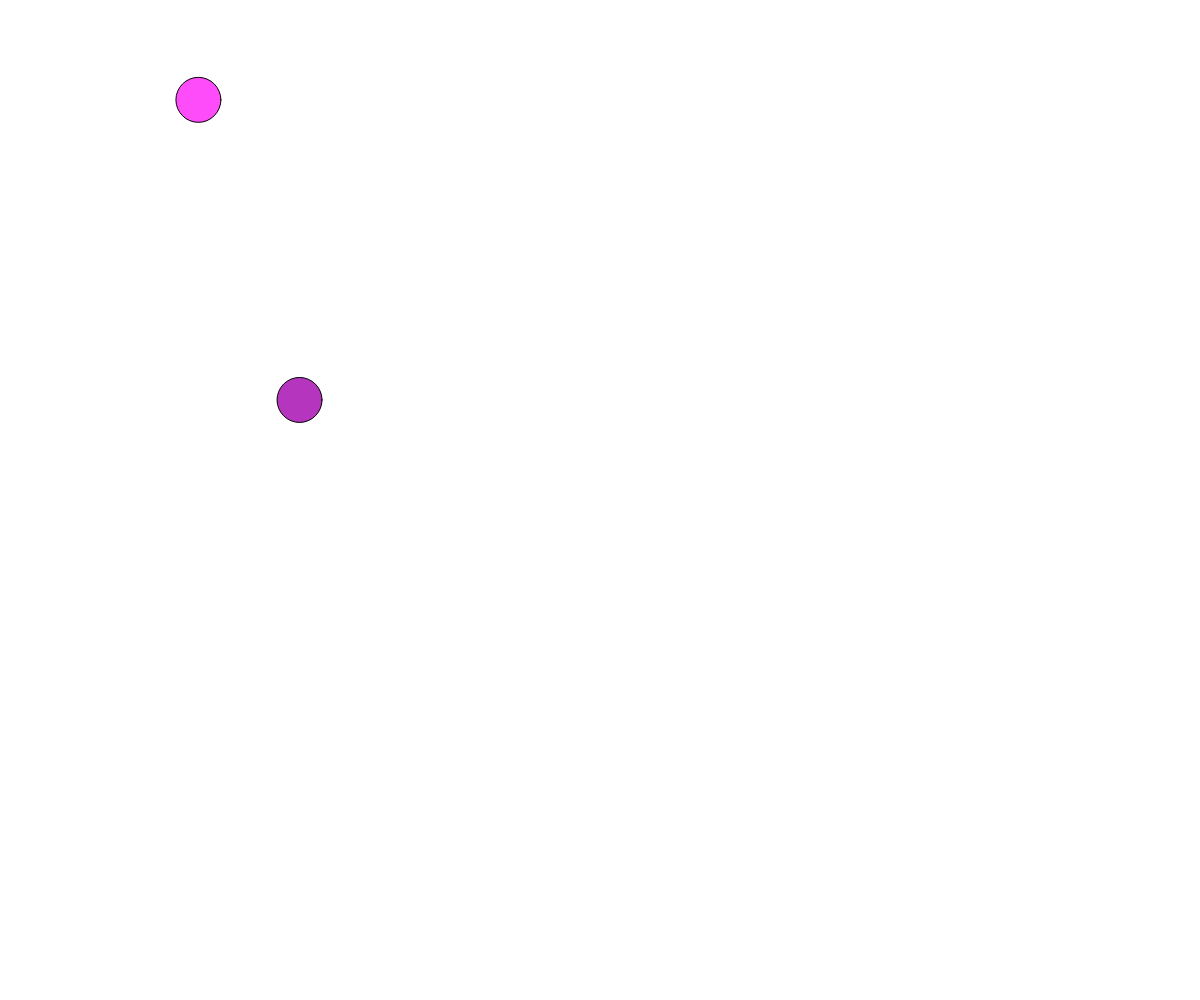
Frame 1 (no input)
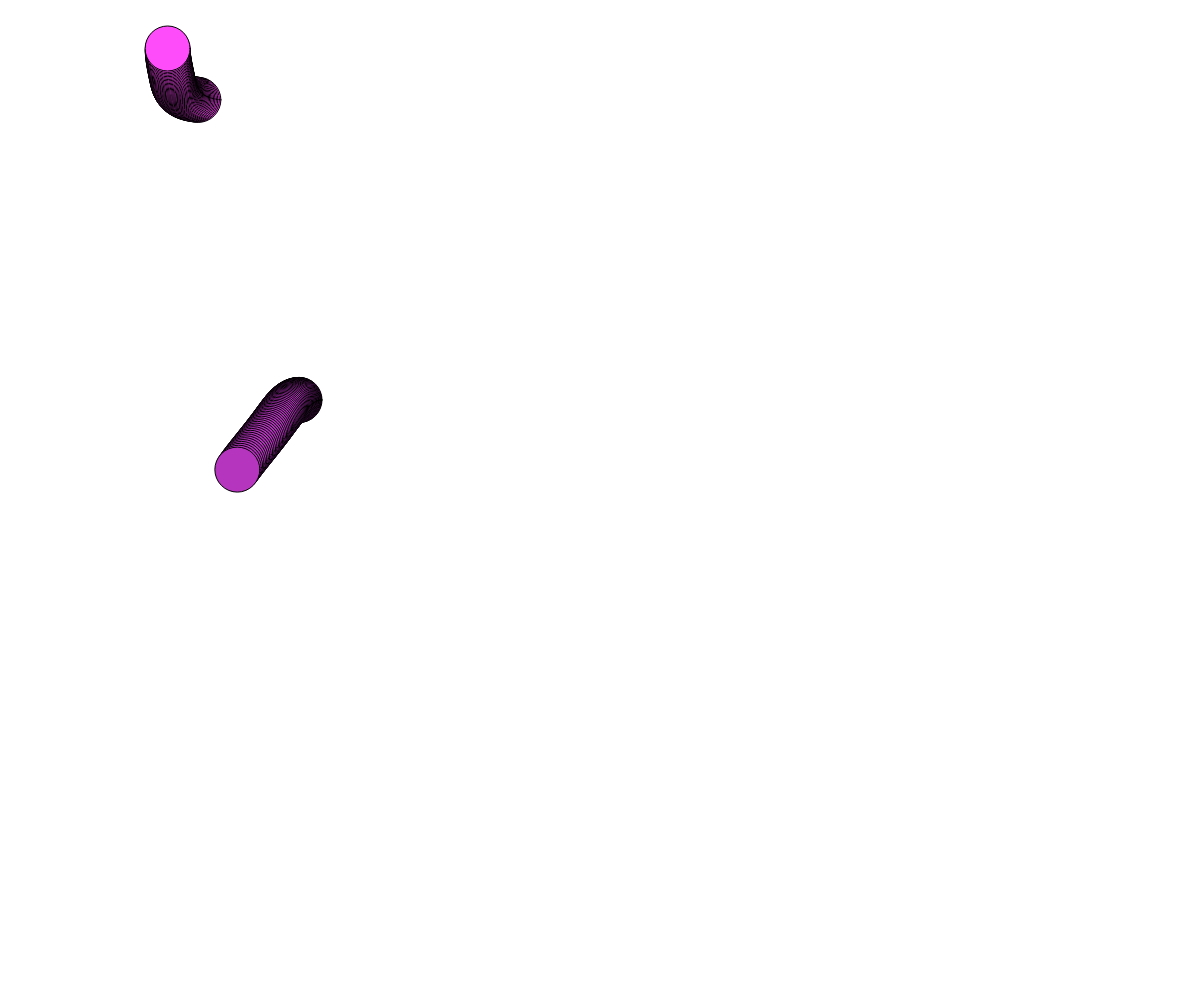
Frame 60 (no input)
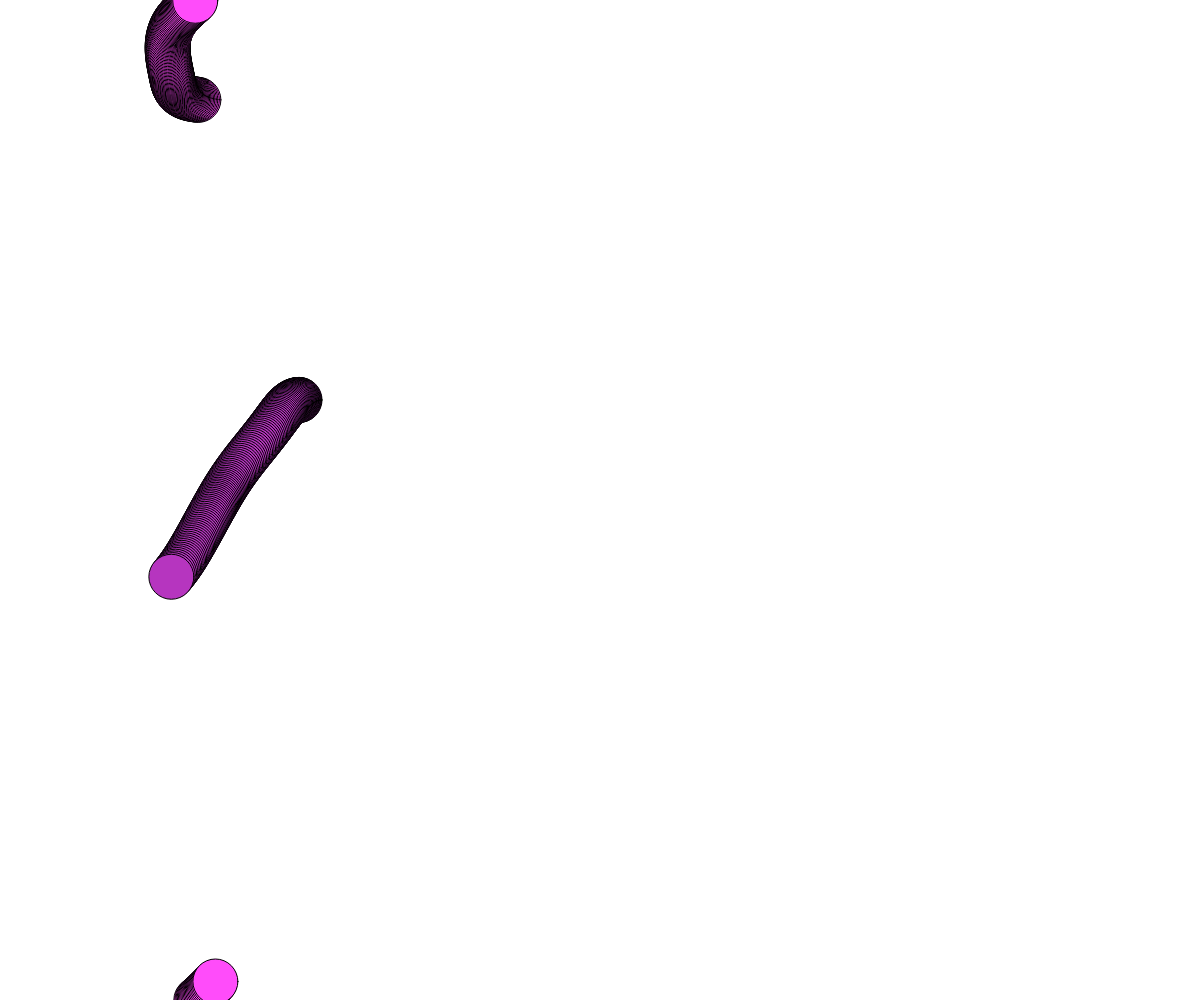
Frame 120 (the mouse pressed at the canvas centre since frame 60)

The p5.js sketch that drew these frames (run headless with seeded random() and noise() and a simulated clock; from frame 60 on, the mouse is pressed at the canvas centre):

// p5.js sketch
// ── sketch.js
// 08 Object Notation and Noise Recap
// Ayeman Islam
// March 2/26
//


// GLOBAL VARIABLES sections
let ball, ball2; // Objects can't created befrore setup

function setup() {
  createCanvas(windowWidth, windowHeight);
  ball = { // object notation. Inside the brackets
           // set up a bunch of property: value pairs
    x: 300, y: 400, size: 45,
    c: color(random(255), random(255), random(255)),
    timeX: random(100), timeY: random(100), timeOff: 0.005,
  }

  ball2 = { // object notation. Inside the brackets
    // set up a bunch of property: value pairs
  x: 200, y: 100, size: 45,
  c: color(255, random(255), 250),
  timeX: random(400), timeY: random(200), timeOff: 0.005,
}

}

function moveBall(b){
  // b → Ball type object
  // Update the positiuon and draw thee ball

  // Generate how to change x and y position (noise)
  let dx = noise(b.timeX); // 0-1
  dx = map(dx, 0, 1, -5, 5); // dx: -5 to 5

  let dy = noise(b.timeY); // dy: -5 to 5
  dy = map(dy, 0, 1, -5, 5);

  // Advance our noise graph "cursors"
  b.timeX += b.timeOff; b.timeY+= b.timeOff;

  // Upadte the position
  b.x += dx; b.y += dy;

  // Corrections (wrap around)
  if(b.x < 0) b.x = width;
  else if(b.x > width) b.x = 0;

  if(b.y < 0) b.y = height;
  else if(b.y > height) b.y = 0;

  // Render the circle
  fill(b.c);
  circle(b.x, b.y, b.size);

}

function draw() {
  //background(220);
  moveBall(ball);
  moveBall(ball2);
}
